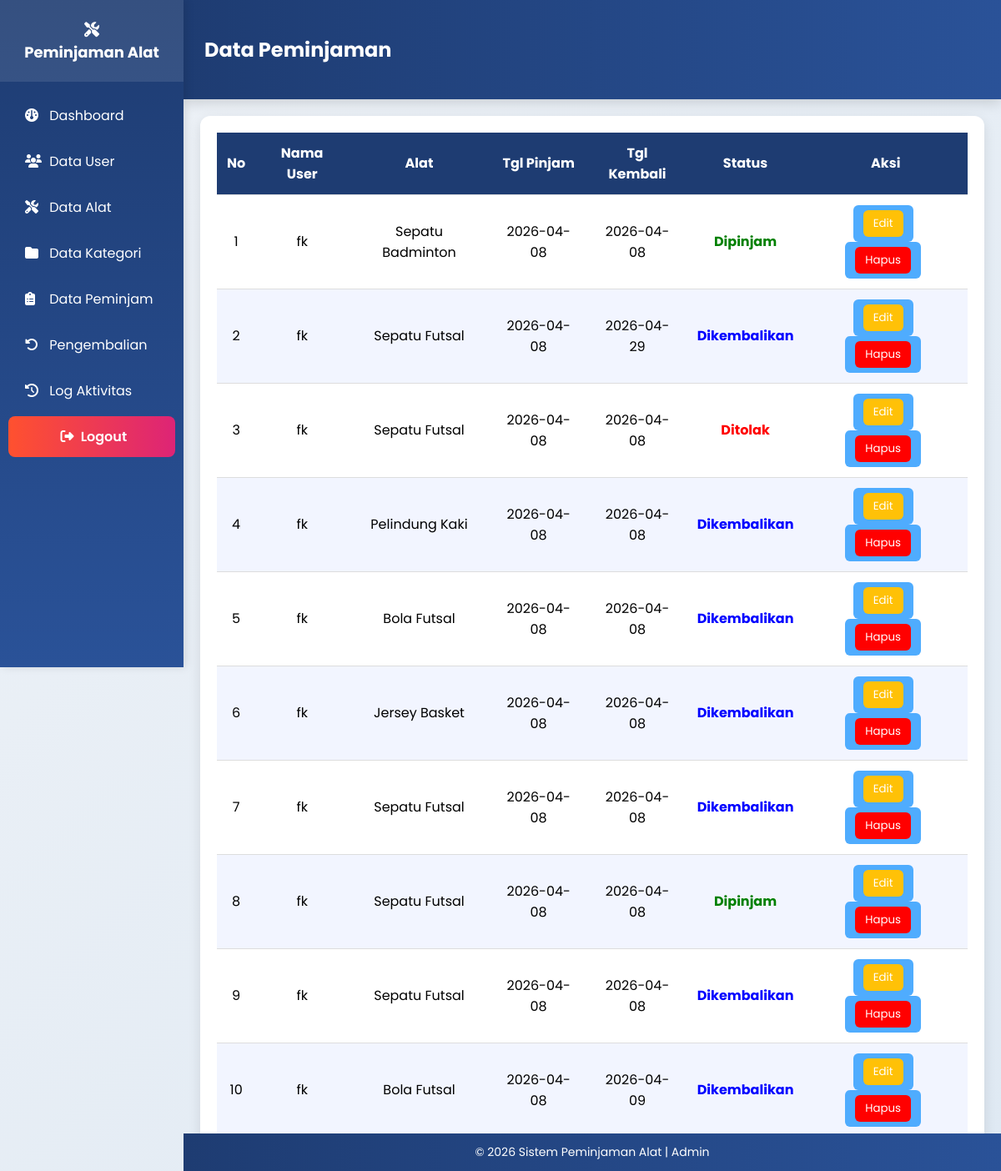
/views/admin/peminjaman/data_peminjaman.php (signed in), run on an earlier commit of the app's database.
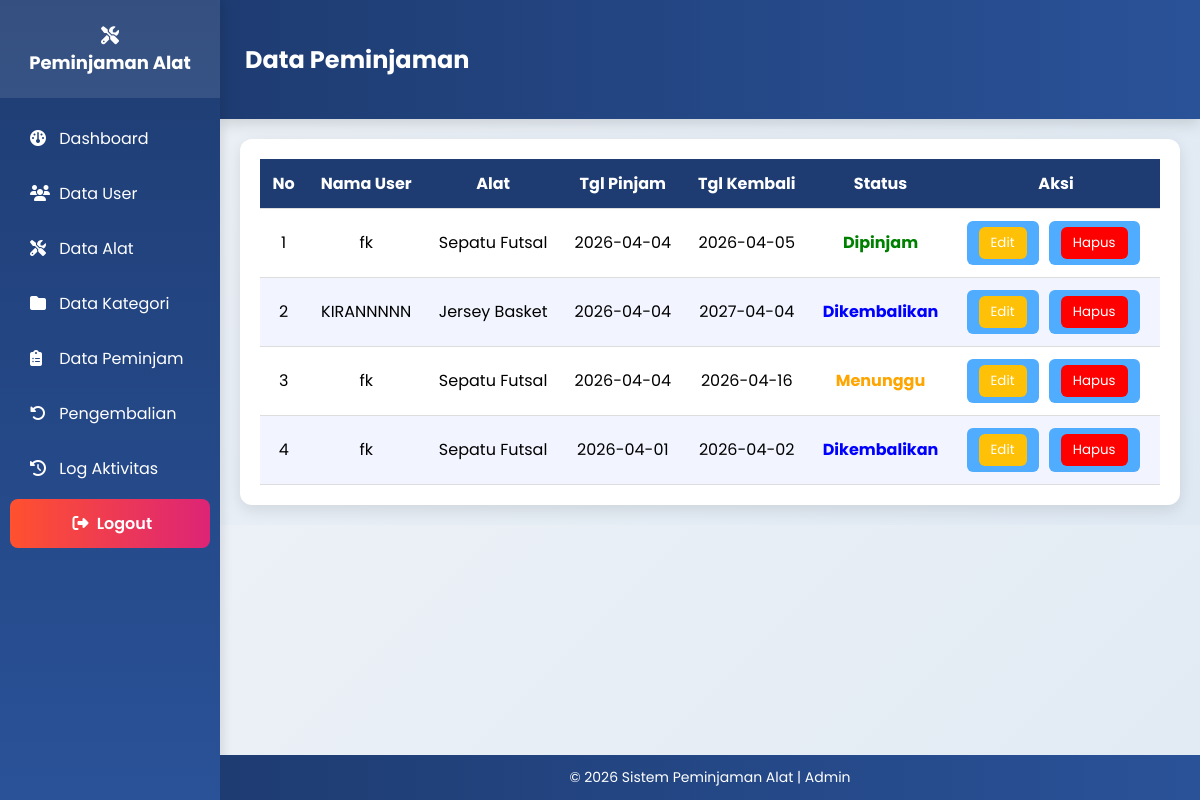
And on a later commit of the database.
### tables this page shows
CREATE TABLE `peminjaman` (
  `id_peminjaman` int NOT NULL,
  `id_user` int DEFAULT NULL,
  `id_alat` int DEFAULT NULL,
  `tgl_pinjam` date DEFAULT NULL,
  `tgl_kembali` date DEFAULT NULL,
  `tgl_persetujuan` date DEFAULT NULL,
  `status` enum('menunggu','disetujui','ditolak','dipinjam','dikembalikan','arsip') DEFAULT 'menunggu'
);

CREATE TABLE `users` (
  `id_user` int NOT NULL,
  `nama` varchar(100) NOT NULL,
  `email` varchar(100) NOT NULL,
  `no_tlp` varchar(15) DEFAULT NULL,
  `password` varchar(255) NOT NULL,
  `role` enum('admin','petugas','peminjam','') NOT NULL
);

CREATE TABLE `alat` (
  `id_alat` int NOT NULL,
  `nama_alat` varchar(100) DEFAULT NULL,
  `id_kategori` int DEFAULT NULL,
  `stok` int DEFAULT NULL,
  `kondisi` enum('baik','rusak') DEFAULT NULL,
  `status` enum('tersedia','dipinjam','tidak tersedia') DEFAULT 'tersedia'
);

### models/m_koneksi.php (called while the page is built, shortened)
<?php
class m_koneksi{
    private $host = "localhost",
        $username = "root",
        $pass = "",
        $db = "ukk_1_muhamadfareski";
    function __construct() {
        $this->koneksi = mysqli_connect($this->host, $this->username, $this->pass, $this->db);
    }
}
?>

### models/m_peminjaman.php (called while the page is built, shortened)
<?php
include_once __DIR__ . '/m_koneksi.php';
class m_peminjaman {
    public $conn;
    public function __construct() {
        $db = new m_koneksi();
        $this->conn = $db->koneksi;
    }
    public function getAllPeminjaman() {
        $query = "SELECT
                    p.*,
                    u.nama AS nama_user,
                    a.nama_alat
                  FROM peminjaman p
                  JOIN users u ON p.id_user = u.id_user
                  JOIN alat a ON p.id_alat = a.id_alat
                  ORDER BY p.id_peminjaman DESC";
        $result = mysqli_query($this->conn, $query);
        $data = [];
        while ($row = mysqli_fetch_assoc($result)) {
            $data[] = $row;
        }
        return $data;
    }
}
?>

### controllers/c_peminjaman.php (called while the page is built, shortened)
<?php
include_once __DIR__ . '/../models/m_peminjaman.php';
class c_peminjaman {
    private $model;
    public function __construct(){
        $this->model = new m_peminjaman();
    }
    public function index(){
        return $this->model->getAllPeminjaman();
    }
}
?>

### views/admin/peminjaman/data_peminjaman.php (the view, shortened to what this page needs)
<?php
include_once __DIR__ . '/../../../controllers/c_peminjaman.php';
$controller = new c_peminjaman();
$data = $controller->index();
?>
<?php include '../../layouts/header.php'; ?>
<?php include '../../layouts/sidebar.php'; ?>
<div class="header">
    <h2>Data Peminjaman</h2>
</div>
<div class="container">
<div class="table-wrapper">
<table>
    <thead>
        <tr>
            <th>No</th>
            <th>Nama User</th>
            <th>Alat</th>
            <th>Tgl Pinjam</th>
            <th>Tgl Kembali</th>
            <th>Status</th>
            <th>Aksi</th>
        </tr>
    </thead>
    <tbody>
    <?php $no=1; foreach($data as $d): ?>
    <tr>
        <td><?= $no++ ?></td>
        <td><?= $d['nama_user'] ?></td>
        <td><?= $d['nama_alat'] ?></td>
        <td><?= $d['tgl_pinjam'] ?></td>
        <td><?= $d['tgl_kembali'] ?></td>
        <td>
            <?php
            $status = strtolower($d['status']);
            if($status == 'menunggu'){
                echo "<span style='color:orange;font-weight:bold;'>Menunggu</span>";
            }elseif($status == 'dipinjam'){
                echo "<span style='color:green;font-weight:bold;'>Dipinjam</span>";
            }elseif($status == 'dikembalikan'){
                echo "<span style='color:blue;font-weight:bold;'>Dikembalikan</span>";
            }elseif($status == 'ditolak'){
                echo "<span style='color:red;font-weight:bold;'>Ditolak</span>";
            }else{
                echo "-";
            }
            ?>
        </td>
        <td>
            <a href="edit_peminjaman.php?id=<?= $d['id_peminjaman'] ?>">
                <button style="background:#ffc107;">Edit</button>
            </a>
            <a href="../../../controllers/c_peminjaman.php?hapus=<?= $d['id_peminjaman'] ?>"
               onclick="return confirm('Yakin hapus data?')">
                <button style="background:red;">Hapus</button>
            </a>
        </td>
    </tr>
    <?php endforeach; ?>
    </tbody>
</table>
</div>
</div>
<?php include '../../layouts/footer.php'; ?>

What changed in the data, as far as the page shows it:
removed peminjaman: id_user.nama "fk", id_alat.nama_alat "Sepatu Badminton", tgl_pinjam "2026-04-08", tgl_kembali "2026-04-08", status "Dipinjam"
removed peminjaman: id_user.nama "fk", id_alat.nama_alat "Sepatu Futsal", tgl_pinjam "2026-04-08", tgl_kembali "2026-04-29", status "Dikembalikan"
removed peminjaman: id_user.nama "fk", id_alat.nama_alat "Sepatu Futsal", tgl_pinjam "2026-04-08", tgl_kembali "2026-04-08", status "Ditolak"
removed peminjaman: id_user.nama "fk", id_alat.nama_alat "Pelindung Kaki", tgl_pinjam "2026-04-08", tgl_kembali "2026-04-08", status "Dikembalikan"
removed peminjaman: id_user.nama "fk", id_alat.nama_alat "Bola Futsal", tgl_pinjam "2026-04-08", tgl_kembali "2026-04-08", status "Dikembalikan"
removed peminjaman: id_user.nama "fk", id_alat.nama_alat "Jersey Basket", tgl_pinjam "2026-04-08", tgl_kembali "2026-04-08", status "Dikembalikan"
removed peminjaman: id_user.nama "fk", id_alat.nama_alat "Sepatu Futsal", tgl_pinjam "2026-04-08", tgl_kembali "2026-04-08", status "Dikembalikan"
removed peminjaman: id_user.nama "fk", id_alat.nama_alat "Sepatu Futsal", tgl_pinjam "2026-04-08", tgl_kembali "2026-04-08", status "Dipinjam"
removed peminjaman: id_user.nama "fk", id_alat.nama_alat "Sepatu Futsal", tgl_pinjam "2026-04-08", tgl_kembali "2026-04-08", status "Dikembalikan"
removed peminjaman: id_user.nama "fk", id_alat.nama_alat "Bola Futsal", tgl_pinjam "2026-04-08", tgl_kembali "2026-04-09", status "Dikembalikan"
added peminjaman: id_user.nama "fk", id_alat.nama_alat "Sepatu Futsal", tgl_pinjam "2026-04-04", tgl_kembali "2026-04-05", status "Dipinjam"
added peminjaman: id_user.nama "KIRANNNNN", id_alat.nama_alat "Jersey Basket", tgl_pinjam "2026-04-04", tgl_kembali "2027-04-04", status "Dikembalikan"
added peminjaman: id_user.nama "fk", id_alat.nama_alat "Sepatu Futsal", tgl_pinjam "2026-04-04", tgl_kembali "2026-04-16", status "Menunggu"
added peminjaman: id_user.nama "fk", id_alat.nama_alat "Sepatu Futsal", tgl_pinjam "2026-04-01", tgl_kembali "2026-04-02", status "Dikembalikan"
